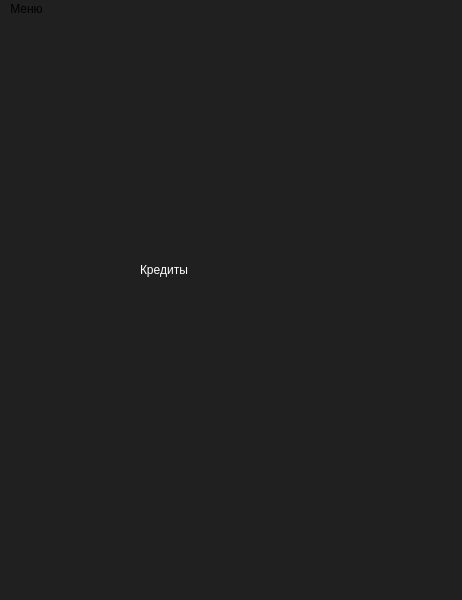
<?xml version="1.0" encoding="UTF-8"?>
<ui version="4.0">
 <class>Credit</class>
 <widget class="QMainWindow" name="Credit">
  <property name="geometry">
   <rect>
    <x>0</x>
    <y>0</y>
    <width>462</width>
    <height>600</height>
   </rect>
  </property>
  <property name="windowTitle">
   <string>MainWindow</string>
  </property>
  <property name="styleSheet">
   <string notr="true">background-color: rgb(32,32,32);</string>
  </property>
  <widget class="QWidget" name="centralwidget">
   <widget class="QLabel" name="label">
    <property name="geometry">
     <rect>
      <x>140</x>
      <y>210</y>
      <width>191</width>
      <height>81</height>
     </rect>
    </property>
    <property name="styleSheet">
     <string notr="true">color: white;</string>
    </property>
    <property name="text">
     <string>Кредиты</string>
    </property>
   </widget>
  </widget>
  <widget class="QMenuBar" name="menubar">
   <property name="geometry">
    <rect>
     <x>0</x>
     <y>0</y>
     <width>462</width>
     <height>25</height>
    </rect>
   </property>
   <widget class="QMenu" name="menuMenu">
    <property name="title">
     <string>Меню</string>
    </property>
    <addaction name="action1"/>
    <addaction name="action2"/>
    <addaction name="action3"/>
    <addaction name="action4"/>
   </widget>
   <addaction name="menuMenu"/>
  </widget>
  <widget class="QStatusBar" name="statusbar"/>
  <action name="action1">
   <property name="text">
    <string>Обычный</string>
   </property>
  </action>
  <action name="action2">
   <property name="text">
    <string>Инженерный</string>
   </property>
  </action>
  <action name="action3">
   <property name="text">
    <string>Графики</string>
   </property>
  </action>
  <action name="action4">
   <property name="text">
    <string>Кредиты</string>
   </property>
  </action>
 </widget>
 <resources/>
 <connections/>
</ui>
